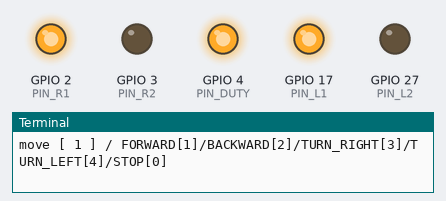
This program was run on a simulated Raspberry Pi (BCM pin numbers). On the bench: output pins drawn as LEDs (lit = HIGH), the last lines printed to the terminal.

Above: at 1.5 s.
At 4.5 s:
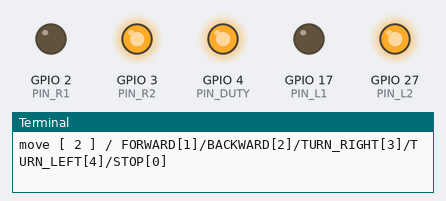
At 7.5 s:
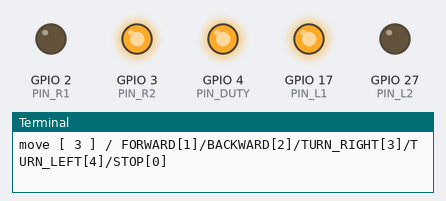
At 10.5 s:
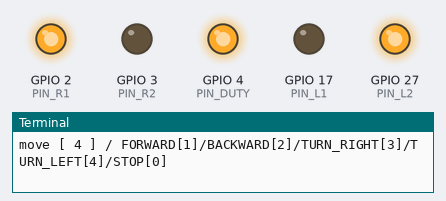
At 13.5 s:
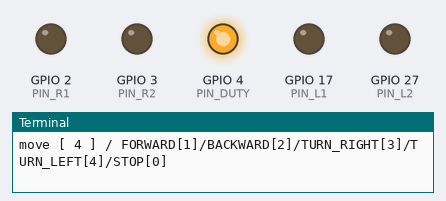
Timing chart, 0 to 19.5 s (numbered marks = the images above):
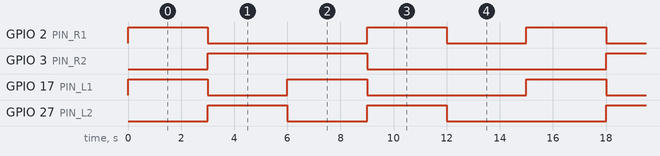

Measured:
- by itself, GPIO 2 (PIN_R1): repeats every 15.0 s: LOW 6.0 s, HIGH 3.0 s, LOW 3.0 s, HIGH 3.0 s
- by itself, GPIO 3 (PIN_R2): alternates HIGH for 6.0 s and LOW for 9.0 s
- by itself, GPIO 17 (PIN_L1), GPIO 27 (PIN_L2): repeats every 15.0 s: LOW 3.0 s, HIGH 3.0 s, LOW 6.0 s, HIGH 3.0 s

The program:

motor.py
```python
import time
import RPi.GPIO as GPIO
# GPIOのモードをセット（GPIO番号で指定）
GPIO.setmode(GPIO.BCM)

#GPIOのポートを指定
# 左のモーター用
PIN_R1 = 2						#3pin
PIN_R2 = 3						#5pin
# 右のモーター用
PIN_L1 = 17					#11pin
PIN_L2 = 27					#13pin
# モーター速度制御用
PIN_DUTY = 4				#7pin

# モータの動き
STOP = 0
FORWARD = 1
BACKWARD = 2
TURN_RIGHT = 3
TURN_LEFT = 4
# モータ番号
RIGHT = 0
LEFT = 1

# モーターのポート分GPIOの出力用に指定
GPIO.setup(PIN_R1, GPIO.OUT)
GPIO.setup(PIN_R2, GPIO.OUT)
GPIO.setup(PIN_L1, GPIO.OUT)
GPIO.setup(PIN_L2, GPIO.OUT)
GPIO.setup(PIN_DUTY, GPIO.OUT)

# モータの回転速度を指定
pwm_LR = GPIO.PWM(PIN_DUTY, 30)
pwm_LR.start(100)

# モーターを制御する関数
# @param motor_no = LEFT/RIGHT
# @param act = FORWARD/BACKWARD/STOP
def set_motor(motor_no, act):
	# 右のモーターが指定された場合
	if motor_no == RIGHT:
		# 前回転
		GPIO.output(PIN_R1, 1)
		GPIO.output(PIN_R2, 0)
		# 後回転
		if act == BACKWARD :
			GPIO.output(PIN_R1, 0)
			GPIO.output(PIN_R2, 1)
		# STOP
		if act == STOP :
			GPIO.output(PIN_R1, 0)
			GPIO.output(PIN_R2, 0)
	# 左のモーターが指定された場合
	elif motor_no == LEFT:
		# 前回転
		GPIO.output(PIN_L1, 1)
		GPIO.output(PIN_L2, 0)
		# 後回転
		if act == BACKWARD :
			GPIO.output(PIN_L1, 0)
			GPIO.output(PIN_L2, 1)
		# STOP
		if act == STOP :
			GPIO.output(PIN_L1, 0)
			GPIO.output(PIN_L2, 0)
	else:
		print ("ERROR invalid motor NO.")

# 両方のモーターを同時に制御する
# @param act = FORWARD/BACKWARD/TURN_RIGHT/TURN_LEFT/STOP
def drive(act):
	print ("move [", act , "] / FORWARD[1]/BACKWARD[2]/TURN_RIGHT[3]/TURN_LEFT[4]/STOP[0]")
	if act == TURN_RIGHT:
		set_motor(RIGHT, BACKWARD)
		set_motor(LEFT, FORWARD)
	elif act == TURN_LEFT:
		set_motor(RIGHT, FORWARD)
		set_motor(LEFT, BACKWARD)
	else:
		set_motor(RIGHT, act) # 左
		set_motor(LEFT, act) # 右

# 両方のモーターをストップする
def stop():
	set_motor(RIGHT, STOP)
	set_motor(LEFT, STOP )

def end():
	pwm_LR.stop()
	print ("motor end.")

# このプログラムファイルで動作確認
if  __name__ ==  "__main__":
	try:
		while True:
			drive(FORWARD) # 前へ
			time.sleep(3)
			drive(BACKWARD) # 後ろへ
			time.sleep(3)
			drive(TURN_RIGHT) # 右へ
			time.sleep(3)
			drive(TURN_LEFT) # 左へ
			time.sleep(3)
			stop() # 停止
			time.sleep(3)

	except KeyboardInterrupt:
		end()
		GPIO.cleanup()
```
